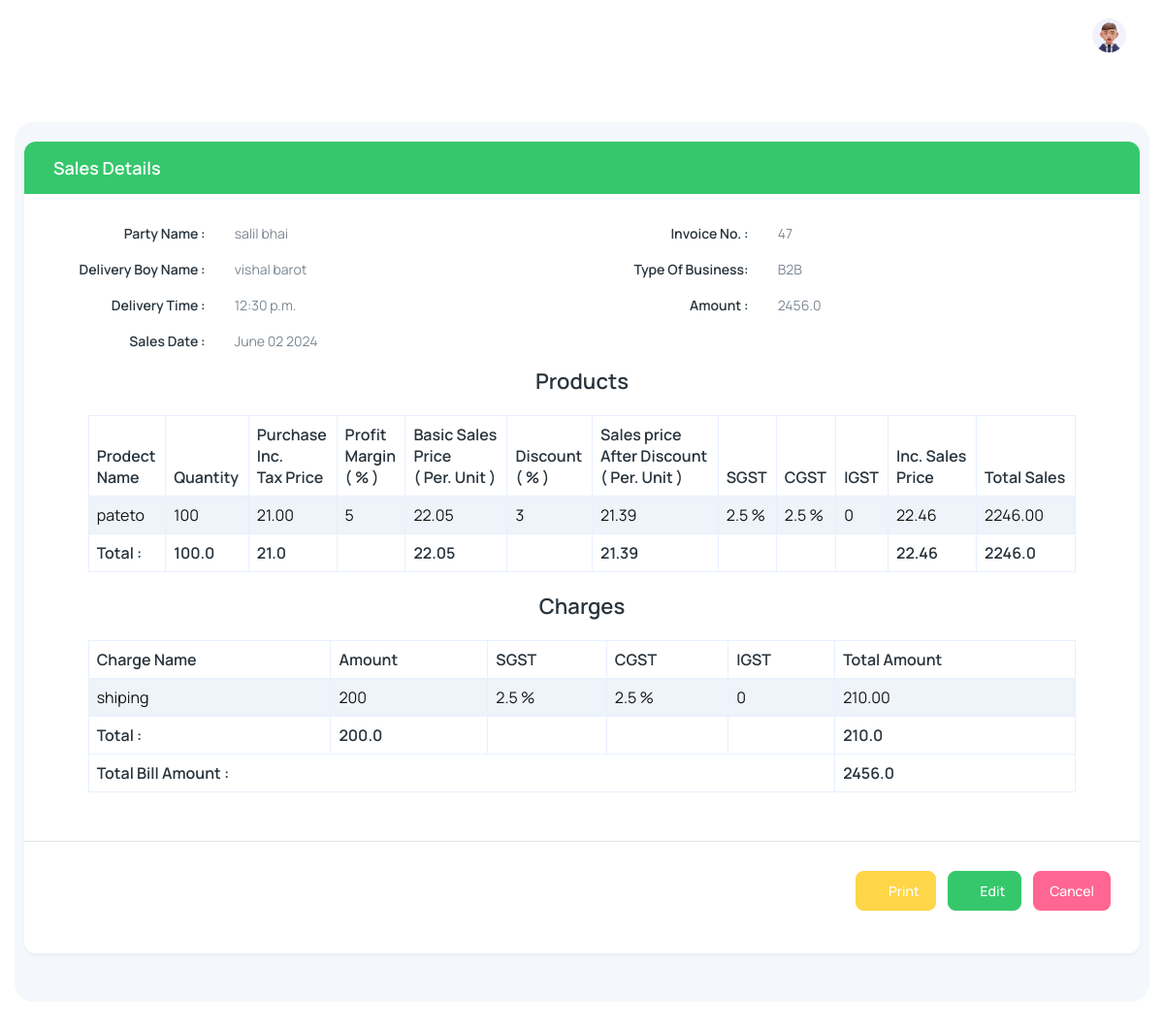
Screenshot of /SalesDetails/71 (signed in) with the database file from the repository.
### main/models.py (models this page shows, shortened)
class SalesEntryModel(models.Model):
    user = models.CharField(max_length=100,null=True, blank=True)
    DeliveryBoyName = models.CharField(max_length=100,null=True, blank=True)
    TypeOfBusiness = models.CharField(max_length=100,null=True, blank=True)
    DeliveryTime = models.TimeField()
    InvoiceNo = models.CharField(max_length=100,null=True, blank=True)
    DateTime = models.DateTimeField(default=datetime.now())
    PartyName = models.CharField(max_length=100,null=True, blank=True)
    ProductId = models.CharField(max_length=100,null=True, blank=True)
    Type = models.CharField(max_length=100,null=True, blank=True)
    Amount = models.CharField(max_length=100,null=True, blank=True)
    Date = models.DateField(null=True, blank=True)
    Terms = models.CharField(max_length=100,null=True, blank=True)
    TypeofPayment = models.CharField(max_length=100,null=True, blank=True)
    TChargesAmount = models.CharField(max_length=100,null=True, blank=True)
    PayableAmount = models.CharField(max_length=100,null=True, blank=True)
    status = models.CharField(default='0',max_length=100,null=True, blank=True)
    PendingAmount = models.CharField(max_length=100,null=True, blank=True)
    def date(self):
        return self.DateTime.strftime('%B %d %Y')

class SalesStockModel(models.Model):
    ProductId = models.CharField(max_length=100,null=True,blank=True)
    user = models.CharField(max_length=100,null=True, blank=True)
    type = models.CharField(max_length=100,null=True, blank=True)
    ProductName = models.CharField(max_length=100,null=True, blank=True)
    Category = models.CharField(max_length=100,null=True, blank=True)
    Tax = models.CharField(max_length=100,null=True, blank=True)
    Unit = models.CharField(max_length=100,null=True, blank=True)
    PurchaseIncTax = models.CharField(max_length=100,null=True, blank=True)
    BarcodeNo = models.CharField(max_length=100,blank=True)
    Quantity = models.CharField(max_length=100,blank=True)
    Amount = models.CharField(max_length=100,null=True, blank=True)
    sid = models.CharField(max_length=100,null=True, blank=True)
    ProfitMargin = models.CharField(max_length=100,null=True, blank=True)
    BasicSalesPrice = models.CharField(max_length=100,null=True, blank=True)
    Discount = models.CharField(max_length=100,null=True, blank=True)
    SalesPriceAfterDiscount = models.CharField(max_length=100,null=True, blank=True)
    IncSalesPrice = models.CharField(max_length=100,null=True, blank=True)
    TotalSales = models.CharField(max_length=100,null=True, blank=True)

class ChargesListModel(models.Model):
    user = models.CharField(max_length=100,null=True, blank=True)
    Charges = models.CharField(max_length=100,null=True,blank=True)
    ProductId = models.CharField(max_length=100,null=True, blank=True)
    Amount = models.CharField(max_length=100,null=True, blank=True)
    Tax = models.CharField(max_length=100,null=True, blank=True)
    TotalAmount = models.CharField(max_length=100,null=True, blank=True)
    type = models.CharField(max_length=100,null=True, blank=True)

### main/views.py (the view)
# urls.py: path('SalesDetails/<int:id>',views.SalesDetails,name='Products Details'),
@login_required(login_url='Login')
def SalesDetails(request,id):
    data=SalesEntryModel.objects.get(id=id,Type='Sales')
    stock=SalesStockModel.objects.filter(ProductId=data.ProductId,type='Sales',user=request.user)
    tamonut = 0
    quantity = 0
    purchaseprice = 0
    bps = 0
    sp = 0
    isp = 0
    for i in stock:
        tamonut+=float(i.TotalSales)
        quantity+=float(i.Quantity)
        purchaseprice+=float(i.PurchaseIncTax)
        bps +=float(i.BasicSalesPrice)
        sp+= float(i.SalesPriceAfterDiscount)
        isp += float(i.IncSalesPrice)
    tamonut= str(tamonut)
    quantity= str(quantity)
    purchaseprice= str(purchaseprice)
    bps= str(bps)
    sp =str(sp)
    isp =str(isp)
    Charges=ChargesListModel.objects.filter(ProductId=data.ProductId,type='Sales',user=request.user)
    CA,TCA = 0,0
    for i in Charges:
        CA +=float(i.Amount)
        TCA +=float(i.TotalAmount)
    CA = str(CA)
    TCA= str(TCA)
    if is_admin(request.user):
        return render(request,'admin/salesdetails.html',{'data':data,'stock':stock,'tamonut':tamonut,'quantity':quantity,'purchaseprice':purchaseprice,'bsp':bps,'sp':sp,'isp':isp,'Charges':Charges,'CA':CA,'TCA':TCA})
    if is_user(request.user):
        return render(request,'salesdetails.html',{'data':data,'stock':stock,'tamonut':tamonut,'quantity':quantity,'purchaseprice':purchaseprice,'bsp':bps,'sp':sp,'isp':isp,'Charges':Charges,'CA':CA,'TCA':TCA})

### main/views.py (called while the page is built)
def is_admin(user):
    data=User.objects.filter(is_superuser=True)
    for i in data:
        if str(i.username) == str(user):
            return True

### main/templates/admin/salesdetails.html (shortened to what this page needs)
﻿{% extends 'admin/main.html' %}
{% load static %}
{% block content %}
<div class="body-wrapper">
  <div class="container-fluid">
    <div class="card">
      <div class="card-header text-bg-success">
        <h5 class="mb-0 text-white">Sales Details</h5>
      </div>
      <form class="form-horizontal">
        <div class="form-body">
          <div class="card-body">
            <div class="row">
              <div class="col-md-6">
                <div class="form-group row">
                  <label class="form-label text-md-end col-md-4">Party Name :</label>
                  <div class="col-md-8">
                    <p class="form-control-static">{{data.PartyName}}</p>
                  </div>
                </div>
              </div>
              <div class="col-md-6">
                <div class="form-group row">
                  <label class="form-label text-md-end col-md-4">Invoice No. :</label>
                  <div class="col-md-8">
                    <p class="form-control-static">{{data.InvoiceNo}}</p>
                  </div>
                </div>
              </div>
            </div>
            <div class="row">
              <div class="col-md-6">
                <div class="form-group row">
                  <label class="form-label text-md-end col-md-4">Delivery Boy Name :</label>
                  <div class="col-md-8">
                    <p class="form-control-static">
                      {{data.DeliveryBoyName}}
                    </p>
                  </div>
                </div>
              </div>
              <div class="col-md-6">
                <div class="form-group row">
                  <label class="form-label text-md-end col-md-4">Type Of Business:</label>
                  <div class="col-md-8">
                    <p class="form-control-static">{{data.TypeOfBusiness}}</p>
                  </div>
                </div>
              </div>
              <div class="col-md-6">
                <div class="form-group row">
                  <label class="form-label text-md-end col-md-4">Delivery Time :</label>
                  <div class="col-md-8">
                    <p class="form-control-static">{{data.DeliveryTime}}</p>
                  </div>
                </div>
              </div>
              <div class="col-md-6">
                <div class="form-group row">
                  <label class="form-label text-md-end col-md-4">Amount :</label>
                  <div class="col-md-8">
                    <p class="form-control-static">{{data.Amount}}</p>
                  </div>
                </div>
              </div>
              <div class="col-md-6">
                <div class="form-group row">
                  <label class="form-label text-md-end col-md-4">Sales Date :</label>
                  <div class="col-md-8">
                    <p class="form-control-static">{{data.date}}</p>
                  </div>
                </div>
              </div>
            </div>
            <div class="row justify-content-center">
              <h4 class="text-center mb-3">Products</h4>
              <div class="col-11 table-responsive p-1">
                <table class="table table-striped table-bordered display text-nowrap" id="thad">
                  <thead>
                    <tr class="p-0">
                      <th class="p-2">Prodect <br> Name</th>
                      <th class="p-2">Quantity</th>
                      <th class="p-2">Purchase <br>Inc. <br> Tax Price</th>
                      <th class="p-2">Profit <br> Margin <br>( % )</th>
                      <th class="p-2">Basic Sales <br> Price <br> ( Per. Unit )</th>
                      <th class="p-2">Discount <br> ( % )</th>
                      <th class="p-2">Sales price <br> After Discount <br> ( Per. Unit )</th>
                      <th class="p-2">SGST</th>
                      <th class="p-2">CGST</th>
                      <th class="p-2">IGST</th>
                      <th class="p-2">Inc. Sales <br> Price</th>
                      <th class="p-2">Total Sales</th>
                    </tr>
                  </thead>
                  <tbody id="tbody">
                    {% for i in stock %}
                      <tr>
                        <td class="p-2">{{i.ProductName}}</td>
                        <td class="p-2">{{i.Quantity}}</td>
                        <td class="p-2">{{i.PurchaseIncTax}}</td>
                        <td class="p-2">{{i.ProfitMargin}}</td>
                        <td class="p-2">{{i.BasicSalesPrice}}</td>
                        <td class="p-2">{{i.Discount}}</td>
                        <td class="p-2">{{i.SalesPriceAfterDiscount}}</td>
                        {% if i.Tax == '5' %}
                        <td class="p-2">2.5 %</td>
                        <td class="p-2">2.5 %</td>
                        {% endif %}
                        <td class="p-2">0</td>
                        <td class="p-2">{{i.IncSalesPrice}}</td>
                        <td class="p-2">{{i.TotalSales}}</td>
                      </tr>
                    {% endfor %}
                  </tbody>
                  <tfoot>
                    <tr>
                      <th colspan="">Total :</th>
                      <th>{{quantity}}</th>
                      <th>{{purchaseprice}}</th>
                      <th></th>
                      <th>{{bsp}}</th>
                      <th></th>
                      <th>{{sp}}</th>
                      <th></th>
                      <th></th>
                      <th></th>
                      <th>{{isp}}</th>
                      <th colspan="1">
                        <span id="tamount2">{{tamonut}}</span>
                      </th>
                    </tr>
                  </tfoot>
                </table>
              </div>
            </div>
            <div class="row justify-content-center">
              <h4 class="text-center mb-3">Charges</h4>
              <div class="col-11 table-responsive p-1">
                <table class="table table-striped table-bordered display text-nowrap" id="thad">
                  <thead>
                    <tr class="p-0">
                      <th class="p-2">Charge Name</th>
                      <th class="p-2">Amount</th>
                      <th class="p-2">SGST</th>
                      <th class="p-2">CGST</th>
                      <th class="p-2">IGST</th>
                      <th class="p-2">Total Amount</th>
                    </tr>
                  </thead>
                  <tbody id="tbody">
                    {% for i in Charges %}
                      <tr>
                        <td>{{i.Charges}}</td>
                        <td>{{i.Amount}}</td>
                        {% if i.Tax == '5' %}
                        <td class="p-2">2.5 %</td>
                        <td class="p-2">2.5 %</td>
                        {% endif %}
                        <td class="p-2">0</td>
                        <td>{{i.TotalAmount}}</td>
                      </tr>
                    {% endfor %}
                  </tbody>
                  <tfoot>
                    <tr>
                      <th colspan="p-2">Total :</th>
                      <th>{{CA}}</th>
                      <th></th>
                      <th></th>
                      <th></th>
                      <th colspan="1" class="p-2">
                        {{TCA}}
                      </th>
                    </tr>
                    <tr>
                      <th class="p-2" colspan="5">
                        Total Bill Amount :
                      </th>
                      <th class="p-2" colspan="2">
                        <span id="tamount4">{{data.Amount}}</span>
                      </th>
                    </tr>
                  </tfoot>
                </table>
              </div>
            </div>
          </div>
          <div class="form-actions border-top">
            <div class="card-body">
              <div class="row">
                <div class="col-md-12">
                  <div class="row">
                    <div class="col d-flex justify-content-end">
                      <a href="/SalesBill/{{data.id}}" class="btn btn-warning text-white">
                        <i class="ti ti-printer fs-5"></i>
                        Print
                      </a>
                      <a href="/EditSales/{{data.id}}" class="btn btn-success ms-6">
                        <i class="ti ti-edit fs-5"></i>
                        Edit
                      </a>
                      <a class="btn bg-danger text-white ms-6" onclick="window.history.go(-1);">
                        Cancel
                      </a>
                    </div>
                  </div>
                </div>
              </div>
            </div>
          </div>
        </div>
      </form>
    </div>
  </div>
</div>
{% endblock content %}

### main/templates/admin/main.html (style rules this page uses)
.table-bordered { border: 0.5px solid #E8F0FE !important; box-shadow: #E8F0FE; color: black !important; }
table { border-radius: 12px !important; }
thead { border-radius: 12px !important; border-radius: 12px !important; }
th { border: 0.5px solid #E8F0FE !important; padding: 8px !important; border-top-left-radius: 12px !important; border-top-right-radius: 12px !important; }
td { border: 0.5px solid #E8F0FE !important; padding: 8px !important; color: rgb(20, 20, 20) !important; }
tbody { border-bottom-left-radius: 12px !important; border-bottom-right-radius: 12px !important; }

### rows the page displays
SalesEntryModel: PartyName "salil bhai", InvoiceNo "47", DeliveryBoyName "vishal barot", TypeOfBusiness "B2B", DeliveryTime "12:30 p.m.", Amount "2456.0", date "June 02 2024"
SalesStockModel: ProductName "pateto", Quantity "100", PurchaseIncTax "21.00", ProfitMargin "5", BasicSalesPrice "22.05", Discount "3", SalesPriceAfterDiscount "21.39", Tax "2.5 %", IncSalesPrice "22.46", TotalSales "2246.00"
ChargesListModel: Charges "shiping", Amount "200", Tax "2.5 %", TotalAmount "210.00"

### other values shown
{{ quantity }} "100.0"
{{ purchaseprice }} "21.0"
{{ bsp }} "22.05"
{{ sp }} "21.39"
{{ isp }} "22.46"
{{ tamonut }} "2246.0"
{{ CA }} "200.0"
{{ TCA }} "210.0"
